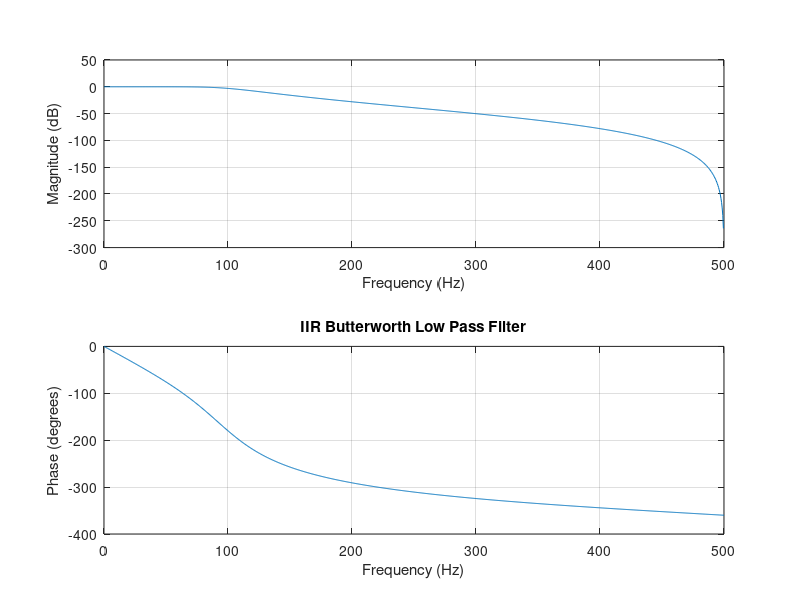

This figure's MATLAB source:
clc;
clear;
close all;

Fs = 1000;
Fc = 100;

N = 4;

[b,a] = butter(N, Fc/(Fs/2), 'low');

freqz(b, a, 1024, Fs);

title('IIR Butterworth Low Pass Filter');
